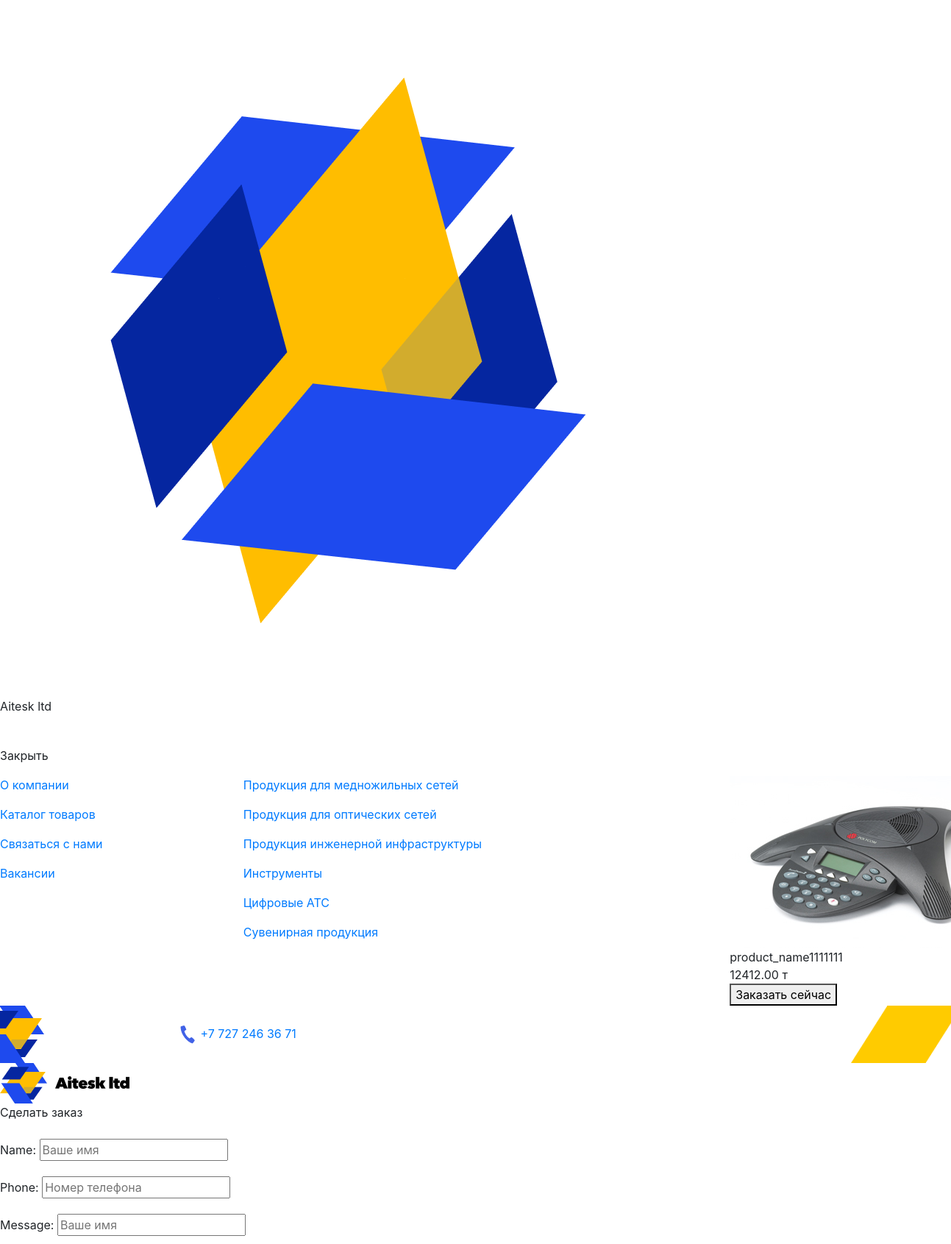
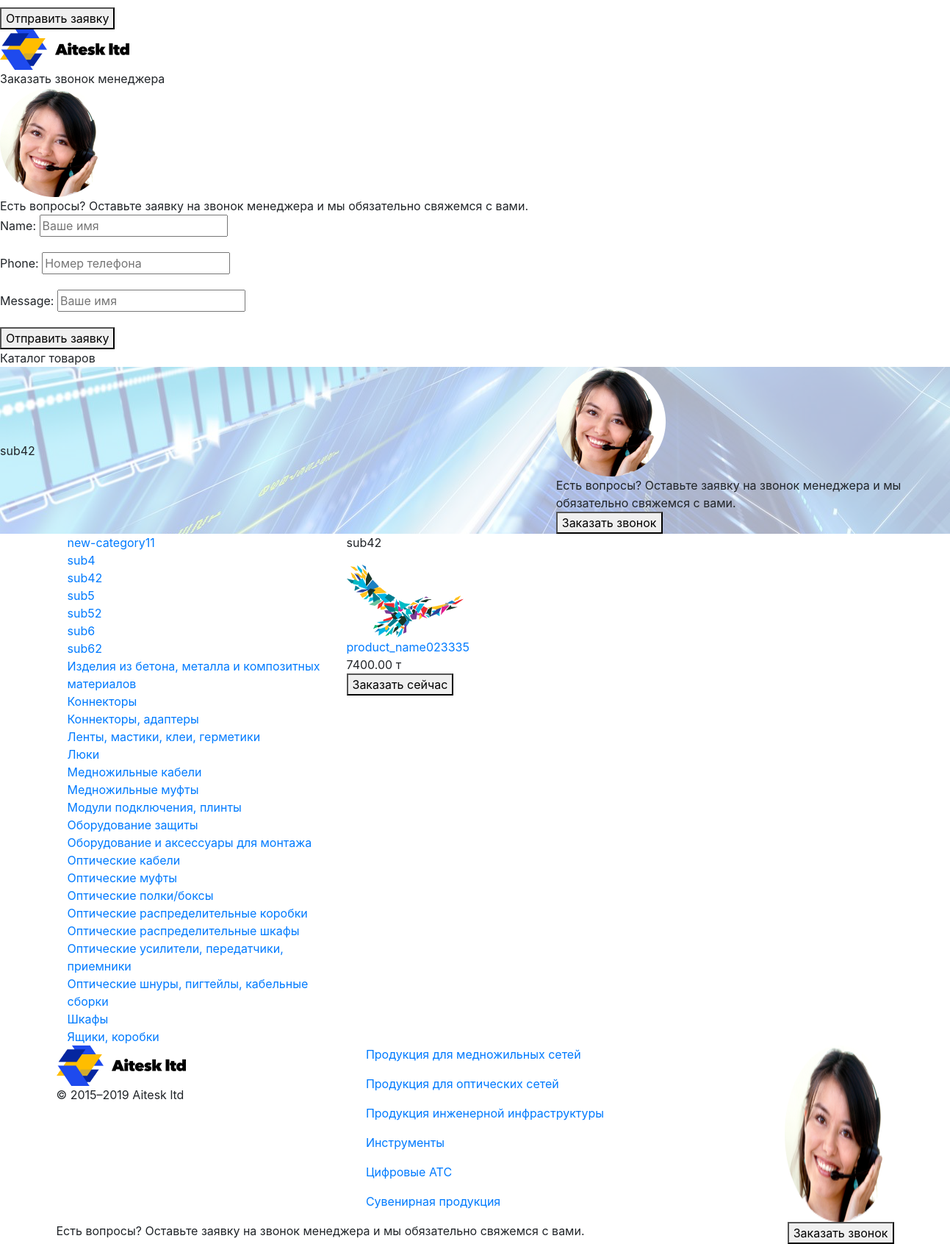
The page /sub42/ on the database its author committed (2 pictures, top to bottom).
### polls/models.py (models this page shows, shortened)
class Product(models.Model):
    category = models.ForeignKey(Category, related_name='products', on_delete=models.CASCADE)
    name = models.CharField(max_length=100, db_index=True, default='product_name')
    slug = models.SlugField(max_length=100, db_index=True, null=True)
    description = models.TextField(blank=True)
    price = models.DecimalField(max_digits=10, decimal_places=2, default = 1)
    available = models.BooleanField(default=True)
    stock = models.PositiveIntegerField( default = 1)
    created_at = models.DateTimeField(auto_now_add=True, null=True)
    updated_at = models.DateTimeField(auto_now=True, null=True)
    image = models.FileField(upload_to='products/%Y/%m/%d', blank=True)
    garant = models.TextField('Гарантия', blank=True)
    specification1 = models.TextField('Общие характеристики',blank=True)
    specification2 = models.TextField('Программирование',blank=True)
    specification3 = models.TextField('Дополнительная функциональность',blank=True)
    pdf = models.FileField(upload_to='products/%Y/%m/%d', blank=True)
    usage = models.TextField('Применение', max_length=200, null=True)
    class Meta:
        ordering = ('name', )
        index_together = (('id', 'slug'),)
    def get_absolute_url(self):
       return reverse('polls:product_detail', args=[self.id, self.slug])

class Category(models.Model):
    name = models.CharField(max_length=150, db_index=True, default='category_name')
    slug = models.SlugField(max_length=150, unique=True ,db_index=True, null=True)
    created_at = models.DateTimeField(auto_now_add=True, null=True)
    updated_at = models.DateTimeField(auto_now=True, null=True)
    parent = models.ForeignKey('self',blank=True, null=True ,related_name='children', on_delete=models.CASCADE)
    sub_category = models.BooleanField(default = True)
    class Meta:
        ordering = ('name', )
        verbose_name = 'category'
        unique_together = ('slug', 'parent',)
        verbose_name_plural = 'categories'
    def get_absolute_url(self):
       return reverse('polls:product_list_by_category', args=[self.slug])

### polls/views.py (the view)
# urls.py: path('<slug:category_slug>/', views.product_list, name='product_list_by_category'),
def product_list(request, category_slug):
    category = None
    main_category = Category.objects.filter(parent=None)
    products = Product.objects.filter(available=True)
    categories = Category.objects.filter( sub_category = True)
    menu_list = Product.objects.order_by('?')[:1]
    if category_slug:
        category = get_object_or_404(Category, slug=category_slug)
        products = Product.objects.filter(category=category)
        main_category = Category.objects.filter(slug=category_slug)
    if request.method == 'POST':
        if 'call' in request.POST:
            form = CallForm(request.POST)
            if form.is_valid():
                sender_name = form.cleaned_data['name']
                sender_phone = form.cleaned_data['phone']
                sender_email = 'oinf305@gmail.com'
                message = "Заявка на звонок: \n Имя: {0}\n\n Номер:  {1}".format(sender_name, sender_phone)
                send_mail('New Enquiry', message, sender_email, ['shinconstantine@gmail.com'], fail_silently=False,)
                return HttpResponse('Спасибо за обращение, с вами свяжутся в ближайшее время!')
        else:
            form = CallForm(request.POST)
            if form.is_valid():
                sender_name = form.cleaned_data['name']
                sender_name1 = form.cleaned_data['name1']
                sender_phone = form.cleaned_data['phone']
                sender_email = 'oinf305@gmail.com'
                message = "Заявка на звонок: \n Имя: {0}\n Номер:  {1} \n Название товара:{2}".format(sender_name, sender_phone, sender_name1)
                send_mail('New Enquiry', message, sender_email, ['shinconstantine@gmail.com'], fail_silently=False,)
                return HttpResponse('Спасибо за заказ, с вами свяжутся в ближайшее время!')
    else:
        form = CallForm()
    context = {
        'category': category,
        'categories': categories,
        'products': products,
        'main_category': main_category,
        'menu_list' : menu_list,
        'form' : form,
    }
    return render(request, 'polls/product/list.html', context)

### polls/forms.py
class CallForm(forms.Form):
    name = forms.CharField(required=False, max_length=100, widget=forms.TextInput(attrs={'placeholder': 'Ваше имя'}))
    name1 = forms.CharField(required=False, max_length=100, widget=forms.HiddenInput(attrs={'placeholder': 'Ваше имя'}))
    phone = forms.IntegerField(widget=forms.TextInput(attrs={'placeholder': 'Номер телефона'}))
    message = forms.CharField(required=False, max_length=100, widget=forms.TextInput(attrs={'placeholder': 'Ваше имя'}))

### polls/templates/polls/product/list.html (shortened to what this page needs)
{% extends 'polls/base.html' %}
{% load static %}
{% block content %}
  <div class="list-header">
    <div class="top">
      <div class="title">Каталог товаров</div>
    </div>
    <div class="bottom" style="background-image: url('/media/img/static/list-back.png')">
      <div class="row align-items-center">
          <div class="col-md-7">
              {% for c in main_category %}
                  <div class="text">{{ c.name }}</div>
              {% endfor %}
          </div>
          <div class="col-md-5">
              <div class="row">
                  <img src="/media/img/static/manager.png" class="manager">
                  <div>
                      <div class="sub">Есть вопросы? Оставьте заявку на звонок менеджера и мы обязательно свяжемся с вами.</div>
                      <button class="global modal-open-call">Заказaть звонок</button>
                  </div>
              </div>
          </div>
      </div>
    </div>
  </div>
    <div class="list-content">
      <div class="container">
        <div class="row">
          <div class="col-md-4">
              <div class="sub-cat-list">
                  {% for c in categories %}
                    {% if c.parent.id == 1%}
                      <div class="katalog katalog1">
                        <a href="{{ c.get_absolute_url }}">
                          <div id="{{ c.parent.id }}" {% if category.slug == c.slug %} class="active li" {% else %} class="li" {% endif %}>
                            {{ c.name }}
                          </div>
                        </a>
                      </div>
                    {% elif c.parent.id == 16%}
                      <div class="katalog katalog16">
                        <a href="{{ c.get_absolute_url }}">
                          <div id="{{ c.parent.id }}" {% if category.slug == c.slug %} class="active li" {% else %} class="li" {% endif %}>
                            {{ c.name }}
                          </div>
                        </a>
                      </div>
                    {% elif c.parent.id == 17%}
                      <div class="katalog katalog17">
                        <a href="{{ c.get_absolute_url }}">
                          <div id="{{ c.parent.id }}" {% if category.slug == c.slug %} class="active li" {% else %} class="li" {% endif %}>
                            {{ c.name }}
                          </div>
                        </a>
                      </div>
                    {% elif c.parent.id == 21%}
                      <div class="katalog katalog21">
                        <a href="{{ c.get_absolute_url }}">
                          <div id="{{ c.parent.id }}" {% if category.slug == c.slug %} class="active li" {% else %} class="li" {% endif %}>
                            {{ c.name }}
                          </div>
                        </a>
                      </div>
                    {% elif c.parent.id == 22%}
                      <div class="katalog katalog22">
                        <a href="{{ c.get_absolute_url }}">
                          <div id="{{ c.parent.id }}" {% if category.slug == c.slug %} class="active li" {% else %} class="li" {% endif %}>
                            {{ c.name }}
                          </div>
                        </a>
                      </div>
                    {% elif c.parent.id == 23%}
                      <div class="katalog katalog23">
                        <a href="{{ c.get_absolute_url }}">
                          <div id="{{ c.parent.id }}" {% if category.slug == c.slug %} class="active li" {% else %} class="li" {% endif %}>
                            {{ c.name }}
                          </div>
                        </a>
                      </div>
                    {% endif %}
                  {% endfor %}
              </div>
          </div>
          <div class="col-md-8">
            <div class="product-list">
                {% for c in main_category %}
                  <div class="title">{{ c.name }}</div>
                {% endfor %}
              <div class="row">
                {% for product in products %}
                  <div class="col-md-4">
                    <div class="item">
                      <div class="wrap">
                        <img src="{{ product.image.url }}">
                      </div>
                      <a href="{{ product.get_absolute_url }}"><div class="description">{{ product.name }}</div></a>
                      <div class="price">{{ product.price }} т</div>
                      <a href="{{ product.get_absolute_url }}"><button class="global">Заказать сейчас</button></a>
                    </div>
                  </div>
                {% endfor %}
              </div>
            </div>
          </div>
        </div>
      </div>
    </div>
{% endblock %}

### polls/templates/polls/partials/header.html (shortened to what this page needs)
<div class="header">
    <div class="slide-titan">
        <div class="menu">
            <img src="/media/img/static/menu-img.png" class="menu-img">
            <div class="title">Aitesk ltd</div>
            <div class="closer">
                <img src="/media/img/static/krest.png" class="krest">
                <p>Закрыть</p>
            </div>
            <div class="wrapper">
                <div class="row justify-content-between">
                    <div class="col-md-3">
                        <div class="list">
                            <a href="/about"><p>О компании</p></a>
                            <a href="/catalog"><p>Катaлог товаров</p></a>
                            <a href="/contact"><p>Связаться с нами</p></a>
                            <a href="#"><p>Вакансии</p></a>
                        </div>
                    </div>
                    <div class="col-md-6">
                        <div class="list">
                            <a href="/cat1"><p class="category katalog-definer" id="1">Продукция для медножильных сетей</p></a>
                            <a href="/cat2"><p class="category katalog-definer" id="16">Продукция для оптических сетей</p></a>
                            <a href="/cat3"><p class="category katalog-definer" id="17">Продукция инженерной инфраструктуры</p></a>
                            <a href="/cat4"><p class="category katalog-definer" id="21">Инструменты</p></a>
                            <a href="/cat5"><p class="category katalog-definer" id="22">Цифровые АТС</p></a>
                            <a href="/cat6"><p class="category katalog-definer" id="23">Сувенирная продукция</p></a>
                        </div>
                    </div>
                    <div class="col-md-3">
                    {% if menu_list %}
                        {% for product in menu_list %}
                        <div class="offer">
                            <img src="{{ product.image.url }}">
                            <div class="name">{{ product.name }}</div>
                            <div class="price">{{ product.price }} т</div>
                             <a href="{{ product.get_absolute_url }}"><button class="global">Заказать сейчас</button></a>
                        </div>
                        {% endfor %}
                    {% endif %}
                    </div>
                </div>
            </div>
        </div>
    </div>
    <div class="content">
        <div class="row justify-content-between">
            <div class="row align-items-center">
               <a href="/"> <img src="/media/img/static/logo.png" class="logo"></a>
                <div class="phone">
                    <img src="/media/img/static/phone.png">
                    <a href="tel:+77272463671">+7 727 <span> 246 36 71</span></a>
                </div>
            </div>
            <div class="nav">
                <img src="/media/img/static/nav-back.png" class="nav-back">
            </div>
        </div>
    </div>
</div>

### rows shown on the page
Product: image (picture), name "product_name1111111", price "12412.00"
Category: name "sub42"
Category: name "new-category11"
Category: name "sub4"
Category: name "sub5"
Category: name "sub52"
Category: name "sub6"
Category: name "sub62"
Category: name "Изделия из бетона, металла и композитных материалов"
Category: name "Коннекторы"
Category: name "Коннекторы, адаптеры"
Category: name "Ленты, мастики, клеи, герметики"
Category: name "Люки"
Category: name "Медножильные кабели"
Category: name "Медножильные муфты"
Category: name "Модули подключения, плинты"
Category: name "Оборудование защиты"
Category: name "Оборудование и аксессуары для монтажа"
Category: name "Оптические кабели"
Category: name "Оптические муфты"
Category: name "Оптические полки/боксы"
Category: name "Оптические распределительные коробки"
Category: name "Оптические распределительные шкафы"
Category: name "Оптические усилители, передатчики, приемники"
Category: name "Оптические шнуры, пигтейлы, кабельные сборки"
Category: name "Шкафы"
Category: name "Ящики, коробки"
Product: image (picture), name "product_name023335", price "7400.00"
